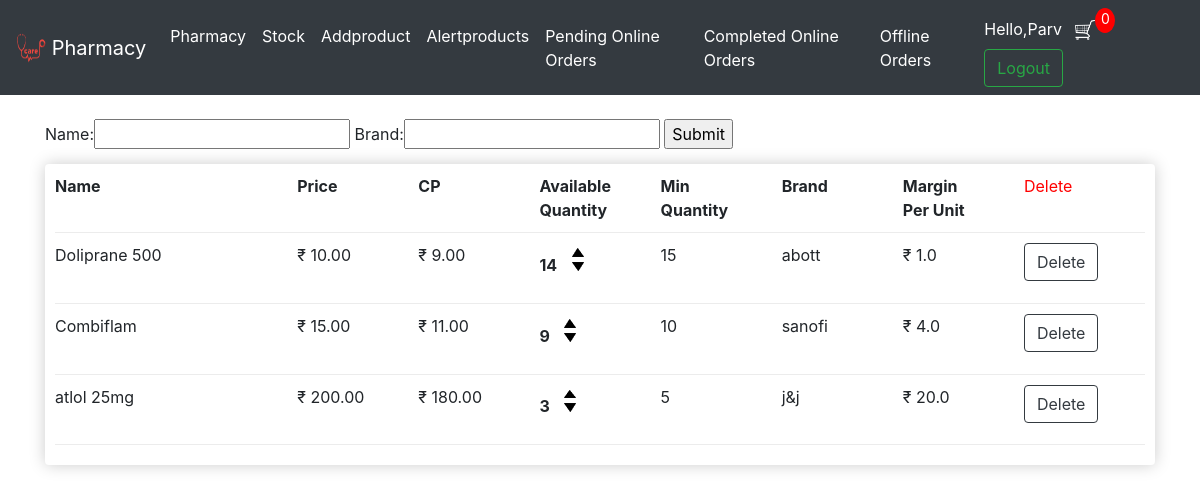
Screenshot of /pharmacist/stock/ (signed in) with the database file from the repository.
### users/models.py (models this page shows, shortened)
class specificproducts(models.Model):
    Pharmacist = models.ForeignKey(
        Pharmacist, on_delete=models.SET_NULL, blank=True, null=True)
    name = models.CharField(max_length=100, null=True)
    image = models.ImageField(upload_to='products', null=True, blank=True)
    price = models.FloatField()
    minquantity = models.IntegerField()
    available = models.IntegerField()
    cp = models.FloatField()
    quantity = models.CharField(max_length=100, null=True)
    drugs = models.CharField(max_length=200, null=True)
    brand = models.CharField(max_length=100, null=True)
    @property
    def profit(self):
        return (self.price-self.cp)

### users/views.py (the view)
# urls.py: path('pharmacist/stock/', views.stock, name='stock'),
def stock(request):
    name = request.user.first_name
    groupname = str(request.user.groups.all()[0].name)
    if not request.user.is_authenticated:
        return redirect('loginUser')
    customer = request.user.pharmacist
    order, created = WalkinOrder.objects.get_or_create(
        customer=customer, complete=False)
    items = order.walkincart_set.all()
    ordercount = order.get_cart_items
    products = specificproducts.objects.filter(Pharmacist=customer)
    myFilter = StockFilter(request.GET, queryset=products)
    products = myFilter.qs
    context = {
        'name': name,
        'myFilter': myFilter,
        'groupname': groupname,
        'items': items,
        'ordercount': ordercount,
        'products': products,
    }
    return render(request, 'pharmacy/pharmacyallitems.html', context)

### users/models.py (called while the page is built)
    @property
    def get_cart_items(self):
        orderitems = self.walkincart_set.all()
        total = sum([item.quantity for item in orderitems])
        return total

### users/templates/pharmacy/pharmacyallitems.html (shortened to what this page needs)
{% extends 'pharmacy/phamacistnav.html' %}
{% load static %}
{% block content %}
<form method="GET">
    {{myFilter.form}}
    <input type="submit">
</form>
    <div class="row">
        <div class="col-lg-12">
        <div class="box-element">
            <div class="cart-row">
                <div style="flex: 2;"><strong>Name</strong></div>
                <div style="flex: 1;"><strong>Price</strong></div>
                <div style="flex: 1;"><strong>CP</strong></div>
                <div style="flex: 1;"><strong>Available<br>Quantity</strong></div>
                <div style="flex: 1;"><strong>Min <br>Quantity</strong></div>
                <div style="flex: 1;"><strong>Brand</strong></div>
                <div style="flex: 1;"><strong>Margin<br>Per Unit</strong></div>
                <div style="flex :1;"><font style="color: red;">Delete</font></div>
            </div>
            {% for product in products %}
            <div class="cart-row">
                <div style="flex: 2">{{product.name}}</div>
                <div style="flex: 1">&#x20B9; {{product.price|floatformat:2}}</div>
                <div style="flex: 1">&#x20B9; {{product.cp|floatformat:2}}</div>
                <div style="flex: 1">
                    <p class="quantity">{{product.available}}</p>
                    <div class="quantity">
                        <img data-product="{{product.id}}" data-act="inc" class="chg-quantity delete-product" src="{% static 'pharmacy/images/arrow-up.png' %}">
                        <img data-product="{{product.id}}" data-act="dec" class="chg-quantity delete-product" src="{% static 'pharmacy/images/arrow-down.png' %}">
                    </div>
                </div>
                <div style="flex: 1">{{product.minquantity}}</div>
                <div style="flex: 1;">{{product.brand}}</div>
                <div style="flex: 1;">&#x20B9; {{product.profit}}</div>
                <div style="flex: 1;"><button data-product="{{product.id}}" data-act="delete" class="btn btn-outline-dark delete-product">Delete</button></div>
            </div>
            {% endfor %}
        </div>
    </div>
    </div>
{% endblock content %}

### users/templates/pharmacy/phamacistnav.html (shortened to what this page needs)
{% load static %}
<!DOCTYPE html>
<html lang="en">
<head>
    <link rel="stylesheet" type="text/css" href="{% static 'pharmacy/css/main.css' %}">
    <link rel="stylesheet" href="https://cdn.jsdelivr.net/npm/bootstrap@4.5.3/dist/css/bootstrap.min.css">
</head>
<body>
    <nav class="navbar sticky-top navbar-expand-lg navbar-dark bg-dark">
        <a class="navbar-brand" href="{% url 'pharmacistDashboard' %}">
            <img src="{% static 'pharmacy/images/logo.png' %}" width="30" height="30" class="d-inline-block align-top" alt="" loading="lazy">
            Pharmacy
        </a>
        <div class="collapse navbar-collapse" id="navbarSupportedContent">
          <ul class="navbar-nav mr-auto">
            <li class="nav-item mr-auto">
                <li class="nav-item active">
                <a class="nav-link" href="{% url 'pharmacistDashboard' %}">Pharmacy</a>
                </li>
                <li class="nav-item active">
                  <a class="nav-link" href="{% url 'stock' %}">Stock</a>
                </li>
                <li class="nav-item active">
                  <a class="nav-link" href="{% url 'addproduct' %}">Addproduct</a>
                </li>
                <li class="nav-item active">
                  <a class="nav-link" href="{% url 'alertproducts' %}">Alertproducts</a>
                </li>
                <li class="nav-item active">
                  <a class="nav-link" href="{% url 'onlineorders' %}">Pending Online Orders</a>
                </li>
                <li class="nav-item active">
                  <a class="nav-link" href="{% url 'onlineorderscomplete' %}">Completed Online Orders</a>
                </li>
                <li class="nav-item active">
                  <a class="nav-link" href="{% url 'offlineorders' %}">Offline Orders</a>
                </li>
            </li>
          </ul>
          <div class="form-inline my-2 my-lg-0">
              <a><font color="white">Hello,{{name}}</font> </a>&nbsp; &nbsp;
                  <a href="
                    {% if groupname == 'pharmacist' %}
                        {% url 'walkincart' %}
                    {% endif %}
                  ">
                  <img src="{% static 'pharmacy/images/cart.png' %}" alt="" width="20" height="20">
              </a>
              <p id="cart-total">{{ordercount}}</p>&nbsp;&nbsp;
              <a href="{% url 'logoutUser' %}">
                <button class="btn btn-outline-success my-2 my-sm-0" type="submit">Logout</button>
              </a>
          </div>
        </div>
    </nav>
    <div class="container">
      <br>
    {% block content %}
    {% endblock content %}
    </div>
</body>
</html>

### static/pharmacy/css/main.css (style rules this page uses)
body { background-color: hsl(0, 0%, 98%); }
.box-element { box-shadow:hsl(0, 0%, 80%) 0 0 16px; background-color: #fff; border-radius: 4px; padding: 10px; }
.bg-dark { background-color: #4f868c!important; }
#cart-total { display: block; text-align: center; color:#fff; background-color: red; width: 20px; height: 25px; border-radius: 50%; font-size: 14px; }
.col-lg-4, .col-lg-6, .col-lg-8, .col-lg-12 { margin-top: 10px; }
.btn { border-radius: 0; }
.cart-row { display: flex; align-items: flex-stretch; padding-bottom: 10px; margin-bottom: 10px; border-bottom: 1px solid #ececec; }
.quantity { display: inline-block; font-weight: 700; padding-right:10px; }
.chg-quantity { width: 12px; cursor: pointer; display: block; margin-top: 5px; transition:.1s; }

### rows the page displays
specificproducts: name "Doliprane 500", price "10.00", cp "9.00", available "14", minquantity "15", brand "abott", profit "1.0"
specificproducts: name "Combiflam", price "15.00", cp "11.00", available "9", minquantity "10", brand "sanofi", profit "4.0"
specificproducts: name "atlol 25mg", price "200.00", cp "180.00", available "3", minquantity "5", brand "j&j", profit "20.0"

### other values shown
{{ name }} "Parv"
{{ ordercount }} "0"
